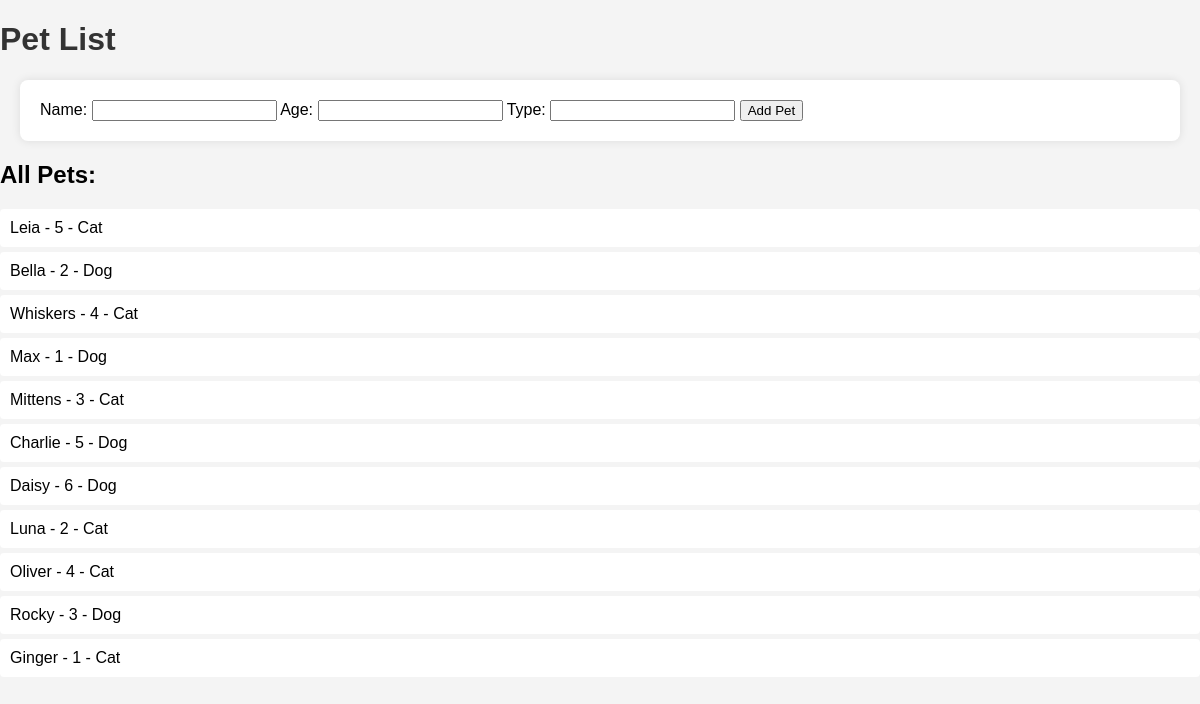
The page / on the database its author committed.
### models.py (models this page shows)
class Pet(db.Model):
    id = db.Column(db.Integer, primary_key=True)
    name = db.Column(db.String(100), nullable=False)
    age = db.Column(db.Integer, nullable=False)
    type = db.Column(db.String(100), nullable=False)

### app.py (the view)
@app.route('/', methods=['GET', 'POST'])
def index():
    form = PetForm()
    if form.validate_on_submit():
        pet = Pet(name=form.name.data, age=form.age.data, type=form.type.data)
        db.session.add(pet)
        db.session.commit()
        return redirect(url_for('index'))
    pets = Pet.query.all()
    return render_template('view_pets.html', form=form, pets=pets)

### forms.py
class PetForm(FlaskForm):
    name = StringField('Name', validators=[DataRequired()])
    age = IntegerField('Age', validators=[DataRequired()])
    type = StringField('Type', validators=[DataRequired()])
    submit = SubmitField('Add Pet')

### templates/view_pets.html (shortened to what this page needs)
<!DOCTYPE html>
<html lang="en">
<head>
    <link rel="stylesheet" href="{{ url_for('static', filename='styles.css') }}">
</head>
<body>
    <h1>Pet List</h1>
    <form method="POST">
        <label for="name">Name:</label>
        {{ form.name() }}
        <label for="age">Age:</label>
        {{ form.age() }}
        <label for="type">Type:</label>
        {{ form.type() }}
        {{ form.submit() }}
    </form>
    <h2>All Pets:</h2>
    <ul>
        {% for pet in pets %}
            <li>{{ pet.name }} - {{ pet.age }} - {{ pet.type }}</li>
        {% endfor %}
    </ul>
</body>
</html>

### static/styles.css (style rules this page uses)
body { font-family: Arial, sans-serif; background-color: #f4f4f4; margin: 0; padding: 0; }
h1 { color: #333; }
form { margin: 20px; padding: 20px; background-color: #fff; border-radius: 8px; box-shadow: 0 0 10px rgba(0,0,0,0.1); }
ul { list-style-type: none; padding: 0; }
li { background: #fff; margin: 5px 0; padding: 10px; border-radius: 4px; }

### rows shown on the page
Pet: name "Leia", age "5", type "Cat"
Pet: name "Bella", age "2", type "Dog"
Pet: name "Whiskers", age "4", type "Cat"
Pet: name "Max", age "1", type "Dog"
Pet: name "Mittens", age "3", type "Cat"
Pet: name "Charlie", age "5", type "Dog"
Pet: name "Daisy", age "6", type "Dog"
Pet: name "Luna", age "2", type "Cat"
Pet: name "Oliver", age "4", type "Cat"
Pet: name "Rocky", age "3", type "Dog"
Pet: name "Ginger", age "1", type "Cat"
